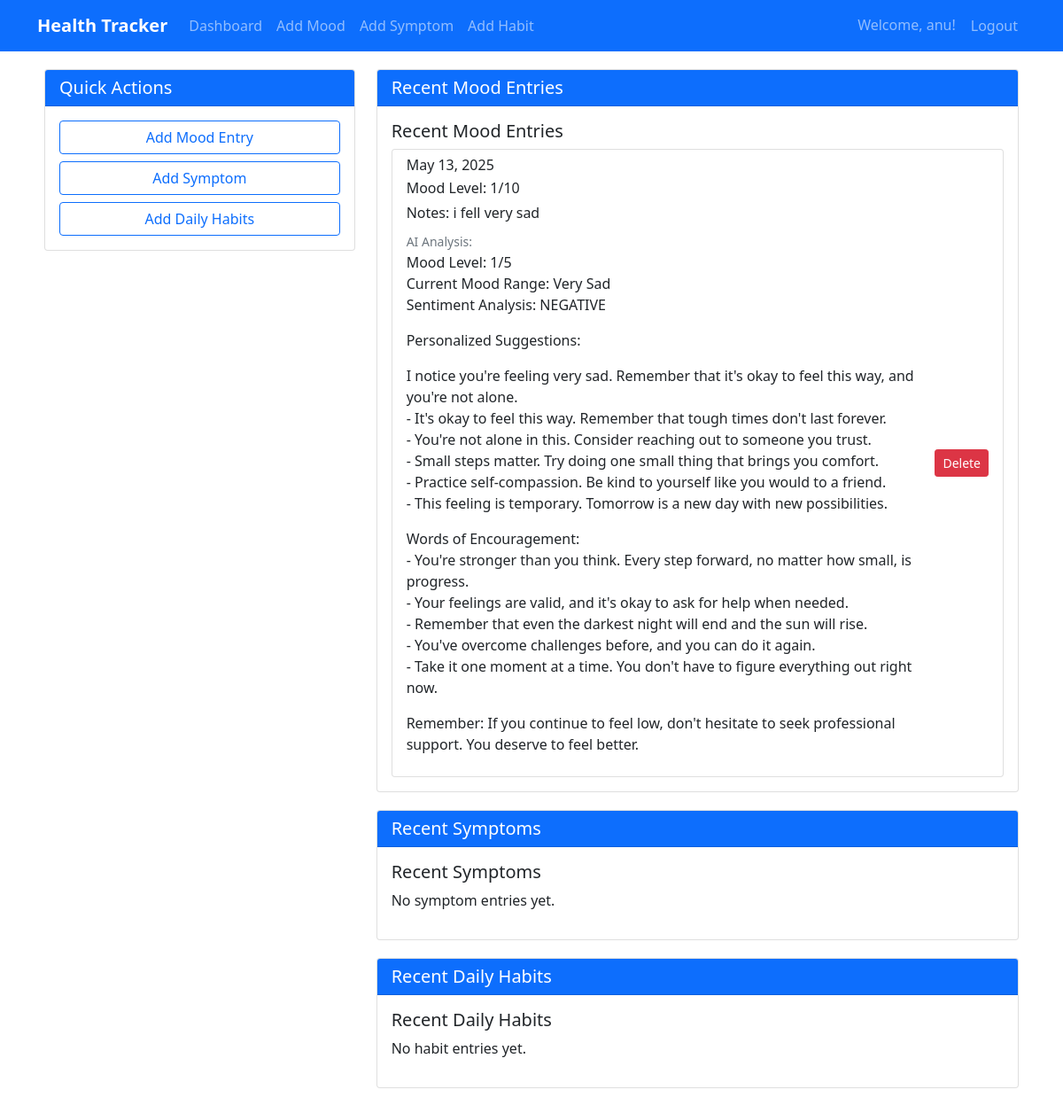
The page / (signed in) on the database its author committed.
### tracker/models.py (models this page shows, shortened)
class MoodEntry(models.Model):
    MOOD_CHOICES = [
        (1, 'Very Sad'),
        (2, 'Sad'),
        (3, 'Neutral'),
        (4, 'Happy'),
        (5, 'Very Happy'),
    ]
    user = models.ForeignKey(User, on_delete=models.CASCADE)
    date = models.DateTimeField(auto_now_add=True)
    mood_level = models.IntegerField(choices=MOOD_CHOICES)
    notes = models.TextField(blank=True)
    ai_analysis = models.TextField(blank=True)
    class Meta:
        ordering = ['-date']

### tracker/views.py (the view)
# urls.py: path('', views.dashboard, name='dashboard'),
@login_required
def dashboard(request):
    today = datetime.now().date()
    week_ago = today - timedelta(days=7)
    recent_moods = MoodEntry.objects.filter(user=request.user, date__gte=week_ago).order_by('-date')
    recent_symptoms = HealthSymptom.objects.filter(user=request.user, date__gte=week_ago).order_by('-date')
    recent_habits = DailyHabit.objects.filter(user=request.user, date__gte=week_ago).order_by('-date')
    context = {
        'recent_moods': recent_moods,
        'recent_symptoms': recent_symptoms,
        'recent_habits': recent_habits,
    }
    return render(request, 'tracker/dashboard.html', context)

### tracker/templates/tracker/dashboard.html
{% extends 'tracker/base.html' %}
{% block content %}
<div class="row">
    <div class="col-md-4">
        <div class="card">
            <div class="card-header bg-primary text-white">
                <h5 class="card-title mb-0">Quick Actions</h5>
            </div>
            <div class="card-body">
                <div class="d-grid gap-2">
                    <a href="{% url 'add_mood' %}" class="btn btn-outline-primary">Add Mood Entry</a>
                    <a href="{% url 'add_symptom' %}" class="btn btn-outline-primary">Add Symptom</a>
                    <a href="{% url 'add_habit' %}" class="btn btn-outline-primary">Add Daily Habits</a>
                </div>
            </div>
        </div>
    </div>
    <div class="col-md-8">
        <div class="card">
            <div class="card-header bg-primary text-white">
                <h5 class="card-title mb-0">Recent Mood Entries</h5>
            </div>
            <div class="card-body">
                <h5 class="card-title">Recent Mood Entries</h5>
                {% if recent_moods %}
                    <div class="list-group">
                        {% for mood in recent_moods %}
                            <div class="list-group-item">
                                <div class="d-flex justify-content-between align-items-center">
                                    <div>
                                        <h6 class="mb-1">{{ mood.date|date:"F j, Y" }}</h6>
                                        <p class="mb-1">Mood Level: {{ mood.mood_level }}/10</p>
                                        <p class="mb-1">Notes: {{ mood.notes }}</p>
                                        {% if mood.ai_analysis %}
                                            <div class="mt-2">
                                                <small class="text-muted">AI Analysis:</small>
                                                <p class="mb-0">{{ mood.ai_analysis|linebreaks }}</p>
                                            </div>
                                        {% endif %}
                                    </div>
                                    <a href="{% url 'delete_mood' mood.id %}" class="btn btn-sm btn-danger">Delete</a>
                                </div>
                            </div>
                        {% endfor %}
                    </div>
                {% else %}
                    <p>No mood entries yet.</p>
                {% endif %}
            </div>
        </div>
        <div class="card">
            <div class="card-header bg-primary text-white">
                <h5 class="card-title mb-0">Recent Symptoms</h5>
            </div>
            <div class="card-body">
                <h5 class="card-title">Recent Symptoms</h5>
                {% if recent_symptoms %}
                    <div class="list-group">
                        {% for symptom in recent_symptoms %}
                            <div class="list-group-item">
                                <div class="d-flex justify-content-between align-items-center">
                                    <div>
                                        <h6 class="mb-1">{{ symptom.date|date:"F j, Y" }}</h6>
                                        <p class="mb-1">Symptom: {{ symptom.symptom_name }}</p>
                                        <p class="mb-1">Severity: {{ symptom.severity }}/10</p>
                                        <p class="mb-1">Notes: {{ symptom.notes }}</p>
                                        {% if symptom.ai_analysis %}
                                            <div class="mt-2">
                                                <small class="text-muted">AI Analysis:</small>
                                                <p class="mb-0">{{ symptom.ai_analysis|linebreaks }}</p>
                                            </div>
                                        {% endif %}
                                    </div>
                                    <a href="{% url 'delete_symptom' symptom.id %}" class="btn btn-sm btn-danger">Delete</a>
                                </div>
                            </div>
                        {% endfor %}
                    </div>
                {% else %}
                    <p>No symptom entries yet.</p>
                {% endif %}
            </div>
        </div>
        <div class="card">
            <div class="card-header bg-primary text-white">
                <h5 class="card-title mb-0">Recent Daily Habits</h5>
            </div>
            <div class="card-body">
                <h5 class="card-title">Recent Daily Habits</h5>
                {% if recent_habits %}
                    <div class="list-group">
                        {% for habit in recent_habits %}
                            <div class="list-group-item">
                                <div class="d-flex justify-content-between align-items-center">
                                    <div>
                                        <h6 class="mb-1">{{ habit.date|date:"F j, Y" }}</h6>
                                        <p class="mb-1">Sleep: {{ habit.sleep_hours }} hours</p>
                                        <p class="mb-1">Water: {{ habit.water_intake }} glasses</p>
                                        <p class="mb-1">Exercise: {{ habit.exercise_minutes }} minutes</p>
                                        <p class="mb-1">Notes: {{ habit.notes }}</p>
                                    </div>
                                    <a href="{% url 'delete_habit' habit.id %}" class="btn btn-sm btn-danger">Delete</a>
                                </div>
                            </div>
                        {% endfor %}
                    </div>
                {% else %}
                    <p>No habit entries yet.</p>
                {% endif %}
            </div>
        </div>
    </div>
</div>
{% endblock %}

### tracker/templates/tracker/base.html (shortened to what this page needs)
<!DOCTYPE html>
<html lang="en">
<head>
    <link href="https://cdn.jsdelivr.net/npm/bootstrap@5.1.3/dist/css/bootstrap.min.css" rel="stylesheet">
</head>
<body>
    <nav class="navbar navbar-expand-lg navbar-dark bg-primary">
        <div class="container">
            <a class="navbar-brand" href="{% url 'dashboard' %}">Health Tracker</a>
            <div class="collapse navbar-collapse" id="navbarNav">
                <ul class="navbar-nav me-auto">
                    {% if user.is_authenticated %}
                        <li class="nav-item">
                            <a class="nav-link" href="{% url 'dashboard' %}">Dashboard</a>
                        </li>
                        <li class="nav-item">
                            <a class="nav-link" href="{% url 'add_mood' %}">Add Mood</a>
                        </li>
                        <li class="nav-item">
                            <a class="nav-link" href="{% url 'add_symptom' %}">Add Symptom</a>
                        </li>
                        <li class="nav-item">
                            <a class="nav-link" href="{% url 'add_habit' %}">Add Habit</a>
                        </li>
                    {% endif %}
                </ul>
                <ul class="navbar-nav">
                    {% if user.is_authenticated %}
                        <li class="nav-item">
                            <span class="nav-link">Welcome, {{ user.username }}!</span>
                        </li>
                        <li class="nav-item">
                            <form method="post" action="{% url 'logout' %}" class="d-inline">
                                <button type="submit" class="btn btn-link nav-link">Logout</button>
                            </form>
                        </li>
                    {% endif %}
                </ul>
            </div>
        </div>
    </nav>
    <div class="container main-content">
        {% block content %}
        {% endblock %}
    </div>
</body>
</html>

### tracker/templates/tracker/base.html (style rules this page uses)
.navbar-brand { font-weight: bold; }
.main-content { padding: 20px; }
.card { margin-bottom: 20px; }

### rows shown on the page
MoodEntry: date "May 13, 2025", mood_level "1", notes "i fell very sad", ai_analysis "Mood Level: 1/5 Current Mood Range: Very Sad Sentiment Analysis: NEGATIVE Personalized Suggestions: I notice you're feeling very sad. Remember that it's okay to feel this way, and you're not alone. - It's okay to feel this way. Remember that tough times don't last forever. - You're not alone in this. Consider reaching out to someone you trust. - Small steps matter. Try doing one small thing that brings you comfort. - Practice self-compassion. Be kind to yourself like you would to a friend. - This feeling is temporary. Tomorrow is a new day with new possibilities. Words of Encouragement: - You're stronger than you think. Every step forward, no matter how small, is progress. - Your feelings…"

### other values the page prints
{{ user.username }} "anu"
